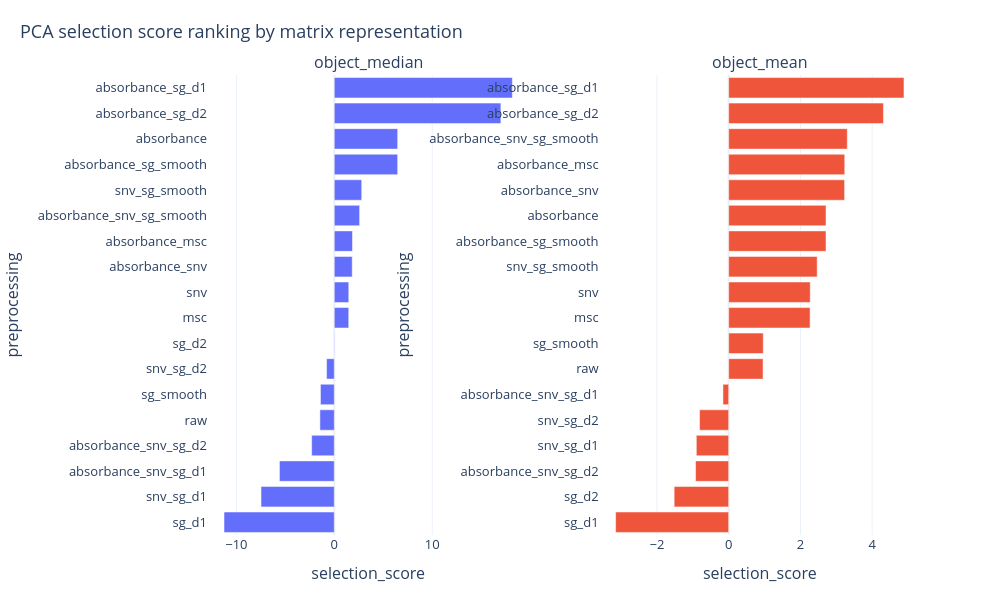

Write notebook code for a chart like this one.
### Code cell
plot_pca_metric_ranking(
    top_candidates_objects_df,
    metric="selection_score",
    group_col="matrix_method",
    label_col="preprocessing",
    ascending=False,
    top_n=20,
    title="PCA selection score ranking by matrix representation",
    show=True,
)

### Figure 1 — Plotly figure (JSON) as saved in the notebook; plotly's stock layout.template omitted (floating-point values rounded to 4 significant figures)
{"data": [{"hovertemplate": "preprocessing: %{y}<br>selection_score: %{x:.4f}<extra></extra>", "name": "object_median", "orientation": "h", "showlegend": false, "type": "bar", "x": [-11.26, -7.482, -5.603, -2.31, -1.469, -1.411, -0.7856, 0.045, 1.474, 1.479, 1.831, 1.857, 2.587, 2.801, 6.472, 6.473, 17.01, 18.19], "xaxis": "x", "y": ["sg_d1", "snv_sg_d1", "absorbance_snv_sg_d1", "absorbance_snv_sg_d2", "raw", "sg_smooth", "snv_sg_d2", "sg_d2", "msc", "snv", "absorbance_snv", "absorbance_msc", "absorbance_snv_sg_smooth", "snv_sg_smooth", "absorbance_sg_smooth", "absorbance", "absorbance_sg_d2", "absorbance_sg_d1"], "yaxis": "y"}, {"hovertemplate": "preprocessing: %{y}<br>selection_score: %{x:.4f}<extra></extra>", "name": "object_mean", "orientation": "h", "showlegend": false, "type": "bar", "x": [-3.152, -1.52, -0.923, -0.9018, -0.8118, -0.1593, 0.9588, 0.9643, 2.27, 2.274, 2.468, 2.714, 2.714, 3.232, 3.236, 3.307, 4.315, 4.887], "xaxis": "x2", "y": ["sg_d1", "sg_d2", "absorbance_snv_sg_d2", "snv_sg_d1", "snv_sg_d2", "absorbance_snv_sg_d1", "raw", "sg_smooth", "msc", "snv", "snv_sg_smooth", "absorbance_sg_smooth", "absorbance", "absorbance_snv", "absorbance_msc", "absorbance_snv_sg_smooth", "absorbance_sg_d2", "absorbance_sg_d1"], "yaxis": "y2"}], "layout": {"annotations": [{"font": {"size": 16}, "showarrow": false, "text": "object_median", "x": 0.225, "xanchor": "center", "xref": "paper", "y": 1, "yanchor": "bottom", "yref": "paper"}, {"font": {"size": 16}, "showarrow": false, "text": "object_mean", "x": 0.775, "xanchor": "center", "xref": "paper", "y": 1, "yanchor": "bottom", "yref": "paper"}], "font": {"size": 13}, "height": 600, "hoverlabel": {"namelength": -1}, "margin": {"b": 65, "l": 70, "r": 80, "t": 75}, "title": {"font": {"size": 18}, "text": "PCA selection score ranking by matrix representation", "x": 0.02}, "width": 1000, "xaxis": {"anchor": "y", "domain": [0, 0.45], "title": {"text": "selection_score"}}, "xaxis2": {"anchor": "y2", "domain": [0.55, 1], "title": {"text": "selection_score"}}, "yaxis": {"anchor": "x", "domain": [0, 1], "title": {"text": "preprocessing"}}, "yaxis2": {"anchor": "x2", "domain": [0, 1], "title": {"text": "preprocessing"}}}}
